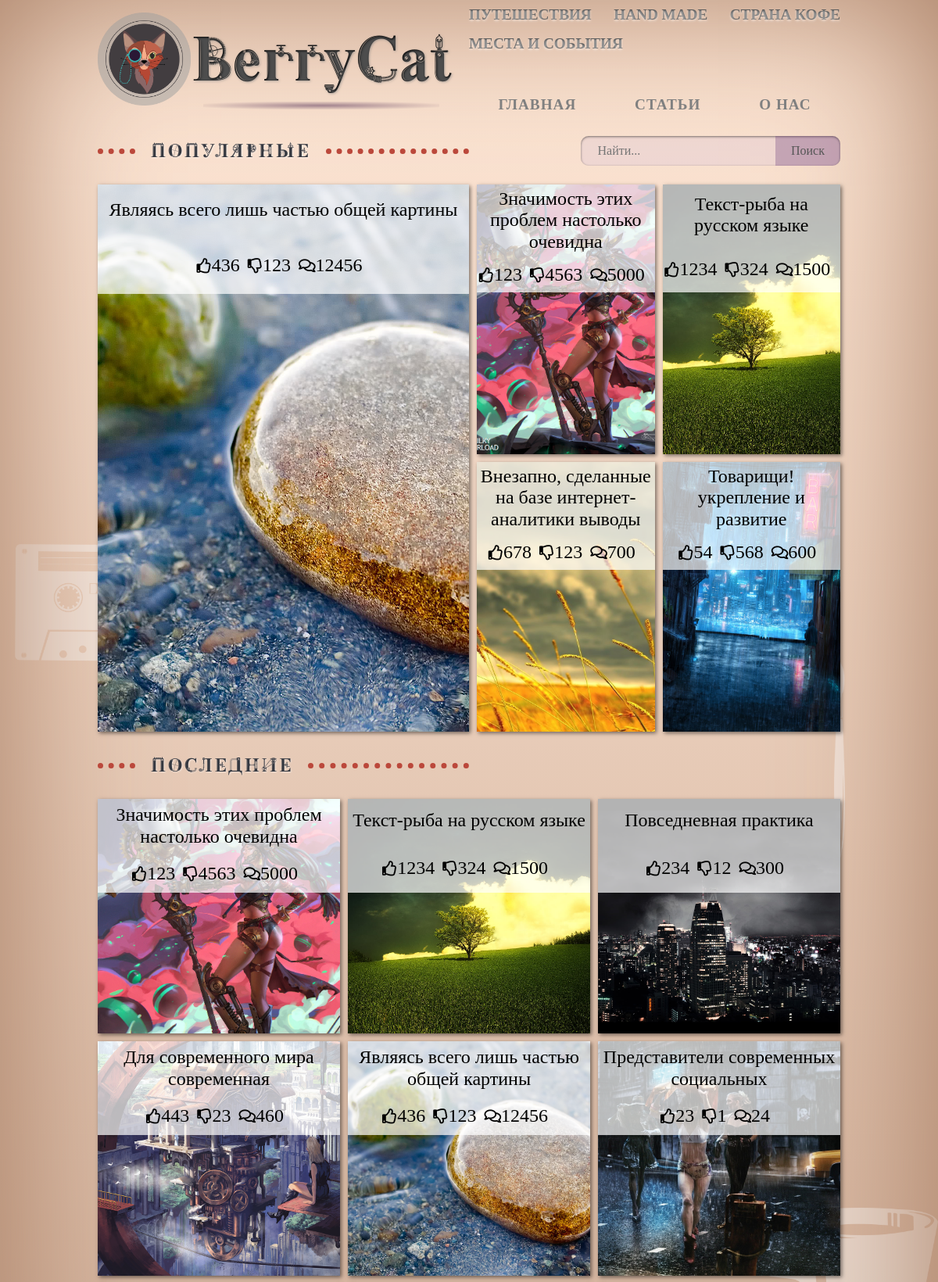
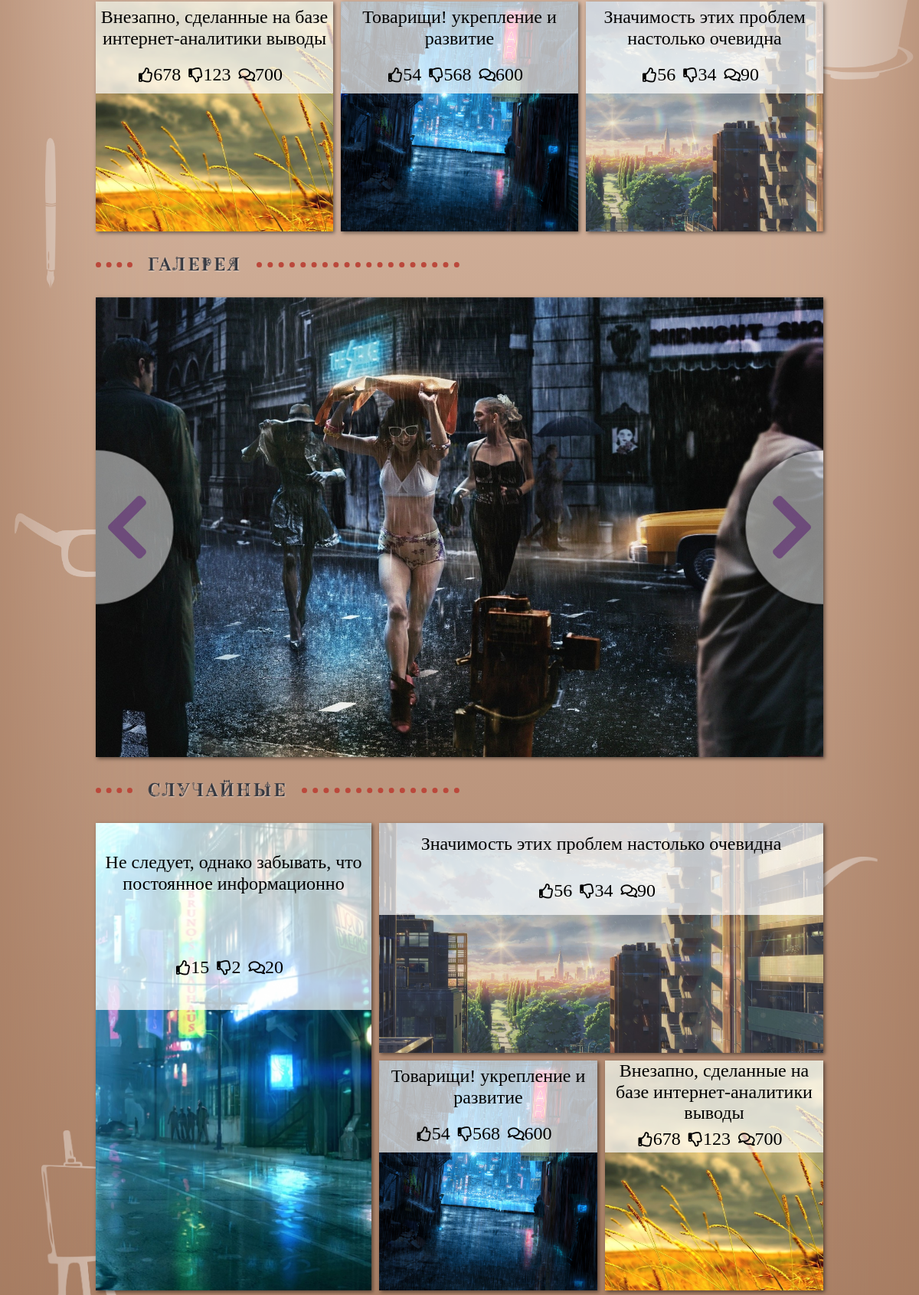
The page / (upper part) on the database its author committed (2 pictures, top to bottom).
### blog/models.py (models this page shows, shortened)
class Article(models.Model):
    RUBRIC = (
        ('all', "Статьи"),
        ('travel', "Путешествия"),
        ('coffee_country', "Страна Кофе"),
        ('hand_made', "Hand made"),
        ('places_and_events', "Места и события")
    )
    active = models.BooleanField()
    rubric = models.CharField(
        max_length=100, choices=RUBRIC, verbose_name="Рубрика", default="all")
    title = models.CharField(max_length=100, verbose_name="Название статьи")
    text_article = RichTextField()
    text_preview = models.CharField(max_length=255)
    date = models.DateTimeField(default=timezone.now)
    avtor = models.ForeignKey(User, on_delete=models.CASCADE)
    like = models.BigIntegerField()
    dislike = models.BigIntegerField()
    views_all = models.BigIntegerField()
    image = models.ImageField(upload_to='pictures/', null=True, blank=True)
    class Meta:
        verbose_name = "Статья"
        verbose_name_plural = "Статьи"

### blog/views.py (the view)
# urls.py: path('', views.HomeView.as_view(), name='blog-home'),
class HomeView(ListView):
    template_name = 'blog/index.html'
    context_object_name = 'article'
    def get_queryset(self):
        random_index = randint(0, Article.objects.count() - 4)
        big_view_article = Article.objects.filter(
            active=1).order_by('-views_all')[0]
        small_view_article = Article.objects.filter(
            active=1).order_by('-views_all')[1:5]
        last_article = Article.objects.filter(
            active=1).order_by('-date')[:9]
        gallery_article = Article.objects.filter(
            active=1).order_by('-date')[5:10]
        random_article = Article.objects.filter(
            active=1)[random_index:random_index + 4]
        data = {
            'big_view_article': big_view_article,
            'small_view_article': small_view_article,
            'last_article': last_article,
            'gallery_article': gallery_article,
            'random_article': random_article
        }
        return data
    def get_context_data(self, **kwargs):
        ctx = super(HomeView, self).get_context_data(**kwargs)
        ctx['title'] = 'BarryCat'
        return ctx

### blog/templates/blog/index.html (shortened to what this page needs)
{% extends 'blog/main.html' %}
{% load static %}
{% block main_section %}
<div class="wrapper_h2">
  <h2>Популярные</h2>
  <form action="" method="post" id="search-block-form">
    <div class="wrapper_input">
      <div class="form-item">
        <input type="text" name="" value="" maxlength="128" placeholder="Найти...">
      </div>
      <div class="form-actions">
        <input type="submit" name="op" value="Поиск" class="form-submit">
      </div>
    </div>
  </form>
</div>
<section id="top_article">
  <div class="big_bloc">
    <article class="big_article">
      <div class="wrapper_h3">
        <h3>{{ article.big_view_article.title }}</h3>
        <div class="social_mini">
          <p><i class="far fa-thumbs-up"></i><span>{{ article.big_view_article.like }}</span></p>
          <p><i class="far fa-thumbs-down"></i><span>{{ article.big_view_article.dislike }}</span></p>
          <p><i class="far fa-comments"></i><span>{{ article.big_view_article.views_all }}</span></p>
        </div>
      </div>
      <img src="{{ BASE_DIR }}{{ article.big_view_article.image.url }}" alt="">
    </article>
  </div>
  <div class="mini_bloc">
    {% for article in article.small_view_article %}
    <article class="nano_article">
      <div class="wrapper_h3">
        <h3>{{ article.title }}</h3>
        <div class="social_mini">
          <p><i class="far fa-thumbs-up"></i><span>{{ article.like }}</span></p>
          <p><i class="far fa-thumbs-down"></i><span>{{ article.dislike }}</span></p>
          <p><i class="far fa-comments"></i><span>{{ article.views_all }}</span></p>
        </div>
      </div>
      <img src="{{ BASE_DIR }}{{article.image.url }}" alt="">
    </article>
    {% endfor %}
  </div>
</section>
<div class="wrapper_h2">
  <h2>последние</h2>
</div>
<section id="last_article">
  {% for article in article.last_article %}
  <article class="article_bloc">
    <div class="wrapper_h3">
      <h3>{{ article.title }}</h3>
      <div class="social_mini">
        <p><i class="far fa-thumbs-up"></i><span>{{ article.like }}</span></p>
        <p><i class="far fa-thumbs-down"></i><span>{{ article.dislike }}</span></p>
        <p><i class="far fa-comments"></i><span>{{ article.views_all }}</span></p>
      </div>
    </div>
    <img src="{{ BASE_DIR }}{{article.image.url }}" alt="">
  </article>
  {% endfor %}
</section>
<div class="wrapper_h2">
  <h2>Галерея</h2>
</div>
<section id="gallery">
  <div class="foto_bloc">
    <div class="slide_manual prev"><i class="fas fa-chevron-left"></i></div>
    <div class="slide_manual next"><i class="fas fa-chevron-right"></i></div>
    {% for article in article.gallery_article %}
    <div class="info_item_slide">
      <img src="{{ BASE_DIR }}{{article.image.url }}" alt="">
    </div>
    {% endfor %}
  </div>
</section>
<div class="wrapper_h2">
  <h2>Случайные</h2>
</div>
<section id="random_article">
  {% for article in article.random_article %}
  <article class="item_rnd_artcl">
    <div class="wrapper_h3">
      <h3>{{ article.title }}</h3>
      <div class="social_mini">
        <p><i class="far fa-thumbs-up"></i><span>{{ article.like }}</span></p>
        <p><i class="far fa-thumbs-down"></i><span>{{ article.dislike }}</span></p>
        <p><i class="far fa-comments"></i><span>{{ article.views_all }}</span></p>
      </div>
    </div>
    <img src="{{ BASE_DIR }}{{article.image.url }}" alt="">
  </article>
  {% endfor %}
</section>
{% endblock main_section %}

### rows shown on the page
Article: big_view_article "Являясь всего лишь частью общей картины", big_view_article.like "436", big_view_article.dislike "123", big_view_article.views_all "12456", big_view_article.image (picture), title "Являясь всего лишь частью общей картины", like "436", dislike "123", views_all "12456", image (picture)
Article: title "Значимость этих проблем настолько очевидна", like "123", dislike "4563", views_all "5000", image (picture)
Article: title "Текст-рыба на русском языке", like "1234", dislike "324", views_all "1500", image (picture)
Article: title "Внезапно, сделанные на базе интернет-аналитики выводы", like "678", dislike "123", views_all "700", image (picture)
Article: title "Товарищи! укрепление и развитие", like "54", dislike "568", views_all "600", image (picture)
Article: title "Повседневная практика", like "234", dislike "12", views_all "300", image (picture)
Article: title "Для современного мира современная", like "443", dislike "23", views_all "460", image (picture)
Article: title "Представители современных социальных", like "23", dislike "1", views_all "24", image (picture)
Article: title "Значимость этих проблем настолько очевидна", like "56", dislike "34", views_all "90", image (picture)
Article: title "Не следует, однако забывать, что постоянное информационно", like "15", dislike "2", views_all "20", image (picture)
